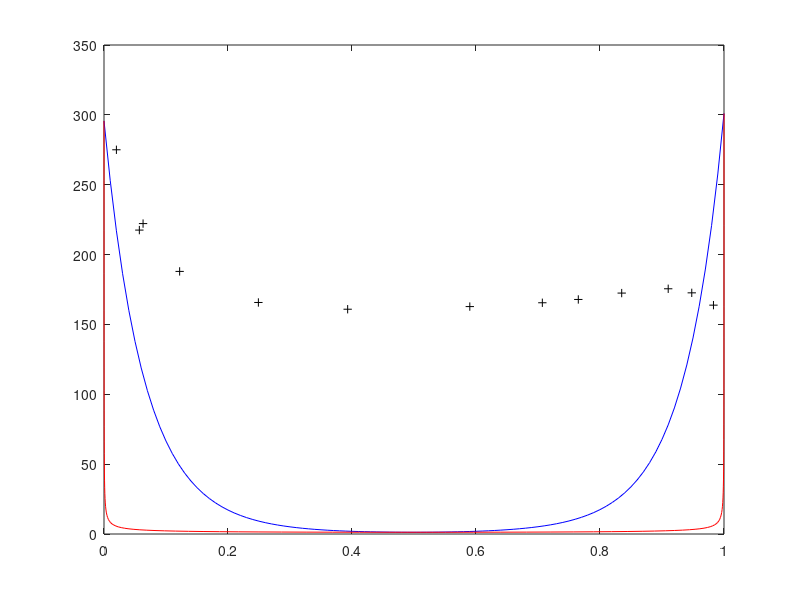

This figure's MATLAB source:
function  vle_2_3
%VLE_2_3 Summary of this function goes here
%   Detailed explanation goes here
    P_s_water = 149.9*1.3332E-3;
    P_s_propanol= 152.6*1.3332E-3;
    T = 273.15+60;
    R=8.31;
    X_exp=[0.983; 0.948; 0.910; 0.835; 0.765; 0.707; 0.590; 0.393; 0.249; ...
        0.122; 0.063; 0.057; 0.020];
    P_propanol_exp=[163.8;
172.6;
175.5;
172.4;
167.8;
165.4;
162.5;
159.1;
156.5;
139.2;
108.5;
93.3;
58.0;];



    a_propanol = @(g00, x) exp(x.^2.*g00./R./T).*x; 
    a_water= @(g00, x) exp((1-x).^2.*g00./R./T).*(1-x);
    P_propanol= @ (g00, x) P_s_propanol.*a_propanol( g00, x); 
    P_water= @(g00, x) P_s_water.*a_water(g00,x);
    y = @(g00, x) P_propanol(g00, x)./(P_propanol(g00,x)+P_water(g00,x)); 
    P= @(g00, x) P_propanol(g00,x)+P_water(g00,x);
    Fun = @(g00) P_propanol(g00, X_exp)-P_propanol_exp;
    P_exp = @(g00, x) P_propanol_exp+P_water(g00, x);
    g00_calc = lsqnonlin(Fun, 5000);
    t=[0:0.01:1];
    plot(t.', P(g00_calc, t.'),'-b',  y(g00_calc, t.'), P(g00_calc, t.'),'-r',  X_exp, P_exp(g00_calc, X_exp), '+k'); 
end

